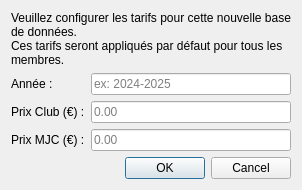
<?xml version="1.0" encoding="UTF-8"?>
<ui version="4.0">
 <class>InitialPricesDialog</class>
 <widget class="QDialog" name="InitialPricesDialog">
  <property name="windowTitle">
   <string>Configuration des tarifs</string>
  </property>
  <property name="modal">
   <bool>true</bool>
  </property>
  <layout class="QVBoxLayout" name="verticalLayout">
   <item>
    <widget class="QLabel" name="labelInfo">
     <property name="text">
      <string>Veuillez configurer les tarifs pour cette nouvelle base de données.
Ces tarifs seront appliqués par défaut pour tous les membres.</string>
     </property>
     <property name="wordWrap">
      <bool>true</bool>
     </property>
    </widget>
   </item>
   <item>
    <layout class="QFormLayout" name="formLayout">
     <item row="0" column="0">
      <widget class="QLabel" name="labelYear">
       <property name="text">
        <string>Année :</string>
       </property>
      </widget>
     </item>
     <item row="0" column="1">
      <widget class="QLineEdit" name="editYear">
       <property name="placeholderText">
        <string>ex: 2024-2025</string>
       </property>
      </widget>
     </item>
     <item row="1" column="0">
      <widget class="QLabel" name="labelClubPrice">
       <property name="text">
        <string>Prix Club (€) :</string>
       </property>
      </widget>
     </item>
     <item row="1" column="1">
      <widget class="QLineEdit" name="editClubPrice">
       <property name="placeholderText">
        <string>0.00</string>
       </property>
      </widget>
     </item>
     <item row="2" column="0">
      <widget class="QLabel" name="labelMJCPrice">
       <property name="text">
        <string>Prix MJC (€) :</string>
       </property>
      </widget>
     </item>
     <item row="2" column="1">
      <widget class="QLineEdit" name="editMJCPrice">
       <property name="placeholderText">
        <string>0.00</string>
       </property>
      </widget>
     </item>
    </layout>
   </item>
   <item>
    <widget class="QDialogButtonBox" name="buttonBox">
     <property name="orientation">
      <enum>Qt::Horizontal</enum>
     </property>
     <property name="standardButtons">
      <set>QDialogButtonBox::Cancel|QDialogButtonBox::Ok</set>
     </property>
    </widget>
   </item>
  </layout>
 </widget>
 <resources/>
 <connections>
  <connection>
   <sender>buttonBox</sender>
   <signal>accepted()</signal>
   <receiver>InitialPricesDialog</receiver>
   <slot>accept()</slot>
  </connection>
  <connection>
   <sender>buttonBox</sender>
   <signal>rejected()</signal>
   <receiver>InitialPricesDialog</receiver>
   <slot>reject()</slot>
  </connection>
 </connections>
</ui>
